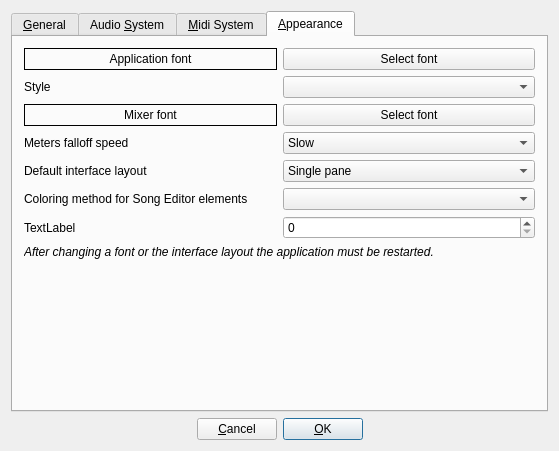
<?xml version="1.0" encoding="UTF-8"?>
<ui version="4.0">
 <class>PreferencesDialog_UI</class>
 <widget class="QDialog" name="PreferencesDialog_UI">
  <property name="geometry">
   <rect>
    <x>0</x>
    <y>0</y>
    <width>559</width>
    <height>451</height>
   </rect>
  </property>
  <property name="windowTitle">
   <string>Form1</string>
  </property>
  <layout class="QVBoxLayout" name="verticalLayout_4">
   <item>
    <widget class="QTabWidget" name="TabWidget2">
     <property name="sizePolicy">
      <sizepolicy hsizetype="Expanding" vsizetype="Expanding">
       <horstretch>0</horstretch>
       <verstretch>0</verstretch>
      </sizepolicy>
     </property>
     <property name="toolTip">
      <string/>
     </property>
     <property name="tabShape">
      <enum>QTabWidget::Rounded</enum>
     </property>
     <property name="currentIndex">
      <number>3</number>
     </property>
     <widget class="QWidget" name="tab_1">
      <attribute name="title">
       <string>&amp;General</string>
      </attribute>
      <layout class="QVBoxLayout" name="verticalLayout_3">
       <item>
        <widget class="QCheckBox" name="restoreLastUsedSongCheckbox">
         <property name="minimumSize">
          <size>
           <width>0</width>
           <height>22</height>
          </size>
         </property>
         <property name="text">
          <string>&amp;Reopen last used song</string>
         </property>
         <property name="shortcut">
          <string>Alt+R</string>
         </property>
        </widget>
       </item>
       <item>
        <widget class="QCheckBox" name="restoreLastUsedPlaylistCheckbox">
         <property name="minimumSize">
          <size>
           <width>0</width>
           <height>22</height>
          </size>
         </property>
         <property name="text">
          <string>&amp;Reopen last used playlist</string>
         </property>
         <property name="shortcut">
          <string>Alt+R</string>
         </property>
        </widget>
       </item>
       <item>
        <widget class="QCheckBox" name="useRelativePlaylistPathsCheckbox">
         <property name="text">
          <string>Use relative paths for playlist</string>
         </property>
        </widget>
       </item>
       <item>
        <widget class="QCheckBox" name="useLashCheckbox">
         <property name="text">
          <string>Use lash</string>
         </property>
        </widget>
       </item>
       <item>
        <spacer name="verticalSpacer_3">
         <property name="orientation">
          <enum>Qt::Vertical</enum>
         </property>
         <property name="sizeHint" stdset="0">
          <size>
           <width>20</width>
           <height>114</height>
          </size>
         </property>
        </spacer>
       </item>
       <item>
        <layout class="QFormLayout" name="formLayout">
         <item row="0" column="0">
          <widget class="QSpinBox" name="sBcountOffset">
           <property name="toolTip">
            <string>first step, adjust timing mismatch between controller/keyboard trigger latency and computed bpm</string>
           </property>
           <property name="minimum">
            <number>-200</number>
           </property>
           <property name="maximum">
            <number>200</number>
           </property>
          </widget>
         </item>
         <item row="0" column="1">
          <widget class="QLabel" name="bClabel_2">
           <property name="text">
            <string>Beat counter drift compensation in 1/10 ms   </string>
           </property>
          </widget>
         </item>
         <item row="1" column="0">
          <widget class="QSpinBox" name="sBstartOffset">
           <property name="toolTip">
            <string>second step, adjust offset between last controller/keybord trigger and the deferred sequencer startup </string>
           </property>
           <property name="minimum">
            <number>-500</number>
           </property>
           <property name="maximum">
            <number>500</number>
           </property>
          </widget>
         </item>
         <item row="1" column="1">
          <widget class="QLabel" name="label">
           <property name="text">
            <string>Beat counter start offset in ms    </string>
           </property>
          </widget>
         </item>
         <item row="2" column="0">
          <widget class="QSpinBox" name="sBmaxBars">
           <property name="toolTip">
            <string>second step, adjust offset between last controller/keybord trigger and the deferred sequencer startup </string>
           </property>
           <property name="minimum">
            <number>1</number>
           </property>
           <property name="maximum">
            <number>800</number>
           </property>
          </widget>
         </item>
         <item row="2" column="1">
          <widget class="QLabel" name="label_3">
           <property name="text">
            <string>Maximum number of bars</string>
           </property>
          </widget>
         </item>
        </layout>
       </item>
       <item>
        <layout class="QGridLayout" name="gridLayout">
         <item row="0" column="0" colspan="2">
          <widget class="QLabel" name="pathToRubberbandExLable">
           <property name="text">
            <string>Path to the Rubberband command-line utility</string>
           </property>
          </widget>
         </item>
         <item row="1" column="1">
          <spacer name="horizontalSpacer">
           <property name="orientation">
            <enum>Qt::Horizontal</enum>
           </property>
           <property name="sizeHint" stdset="0">
            <size>
             <width>40</width>
             <height>20</height>
            </size>
           </property>
          </spacer>
         </item>
         <item row="1" column="0">
          <widget class="QLineEdit" name="rubberbandLineEdit">
           <property name="minimumSize">
            <size>
             <width>181</width>
             <height>0</height>
            </size>
           </property>
          </widget>
         </item>
        </layout>
       </item>
      </layout>
     </widget>
     <widget class="QWidget" name="tab_2">
      <attribute name="title">
       <string>Audio &amp;System</string>
      </attribute>
      <layout class="QHBoxLayout" name="horizontalLayout_7">
       <item>
        <layout class="QVBoxLayout" name="verticalLayout">
         <item>
          <layout class="QHBoxLayout" name="horizontalLayout">
           <item>
            <widget class="QComboBox" name="driverComboBox"/>
           </item>
           <item>
            <widget class="QPushButton" name="restartDriverBtn">
             <property name="text">
              <string>Restart output</string>
             </property>
            </widget>
           </item>
          </layout>
         </item>
         <item>
          <layout class="QGridLayout">
           <item row="1" column="1">
            <widget class="QSpinBox" name="bufferSizeSpinBox">
             <property name="minimumSize">
              <size>
               <width>0</width>
               <height>22</height>
              </size>
             </property>
             <property name="minimum">
              <number>100</number>
             </property>
             <property name="maximum">
              <number>5000</number>
             </property>
             <property name="singleStep">
              <number>100</number>
             </property>
             <property name="value">
              <number>1024</number>
             </property>
            </widget>
           </item>
           <item row="2" column="0">
            <widget class="QLabel" name="sampleRateLbl">
             <property name="minimumSize">
              <size>
               <width>0</width>
               <height>22</height>
              </size>
             </property>
             <property name="text">
              <string>Sample rate</string>
             </property>
            </widget>
           </item>
           <item row="0" column="0">
            <widget class="QLabel" name="audioDeviceLbl">
             <property name="text">
              <string>Device</string>
             </property>
            </widget>
           </item>
           <item row="1" column="0">
            <widget class="QLabel" name="buffer_sizeLbl">
             <property name="minimumSize">
              <size>
               <width>0</width>
               <height>22</height>
              </size>
             </property>
             <property name="text">
              <string>Buffer size</string>
             </property>
            </widget>
           </item>
           <item row="0" column="1">
            <widget class="QLineEdit" name="m_pAudioDeviceTxt">
             <property name="sizePolicy">
              <sizepolicy hsizetype="Minimum" vsizetype="Fixed">
               <horstretch>0</horstretch>
               <verstretch>0</verstretch>
              </sizepolicy>
             </property>
            </widget>
           </item>
           <item row="2" column="1">
            <widget class="QComboBox" name="sampleRateComboBox">
             <property name="currentIndex">
              <number>0</number>
             </property>
             <item>
              <property name="text">
               <string>44100</string>
              </property>
             </item>
             <item>
              <property name="text">
               <string>48000</string>
              </property>
             </item>
             <item>
              <property name="text">
               <string>88200</string>
              </property>
             </item>
             <item>
              <property name="text">
               <string>96000</string>
              </property>
             </item>
            </widget>
           </item>
           <item row="3" column="1">
            <widget class="QComboBox" name="trackOutputComboBox">
             <property name="currentIndex">
              <number>0</number>
             </property>
             <item>
              <property name="text">
               <string>Post-Fader</string>
              </property>
             </item>
             <item>
              <property name="text">
               <string>Pre-Fader</string>
              </property>
             </item>
            </widget>
           </item>
           <item row="3" column="0">
            <widget class="QLabel" name="trackOutLbl">
             <property name="minimumSize">
              <size>
               <width>0</width>
               <height>22</height>
              </size>
             </property>
             <property name="text">
              <string>Track output</string>
             </property>
            </widget>
           </item>
          </layout>
         </item>
         <item>
          <layout class="QVBoxLayout">
           <property name="spacing">
            <number>6</number>
           </property>
           <item>
            <widget class="QCheckBox" name="connectDefaultsCheckBox">
             <property name="text">
              <string>Connect to &amp;Default Output Pair</string>
             </property>
             <property name="shortcut">
              <string>Alt+D</string>
             </property>
            </widget>
           </item>
           <item>
            <widget class="QCheckBox" name="trackOutsCheckBox">
             <property name="text">
              <string>create per-instrument outputs</string>
             </property>
             <property name="shortcut">
              <string>Alt+D</string>
             </property>
            </widget>
           </item>
          </layout>
         </item>
         <item>
          <spacer name="verticalSpacer">
           <property name="orientation">
            <enum>Qt::Vertical</enum>
           </property>
           <property name="sizeHint" stdset="0">
            <size>
             <width>331</width>
             <height>13</height>
            </size>
           </property>
          </spacer>
         </item>
         <item>
          <layout class="QGridLayout">
           <item row="0" column="1">
            <widget class="QSpinBox" name="maxVoicesTxt">
             <property name="minimumSize">
              <size>
               <width>0</width>
               <height>22</height>
              </size>
             </property>
             <property name="minimum">
              <number>1</number>
             </property>
             <property name="maximum">
              <number>512</number>
             </property>
            </widget>
           </item>
           <item row="1" column="1">
            <widget class="QSpinBox" name="metronomeVolumeSpinBox">
             <property name="enabled">
              <bool>false</bool>
             </property>
             <property name="minimumSize">
              <size>
               <width>0</width>
               <height>22</height>
              </size>
             </property>
             <property name="minimum">
              <number>1</number>
             </property>
             <property name="maximum">
              <number>100</number>
             </property>
            </widget>
           </item>
           <item row="1" column="0">
            <widget class="QLabel" name="TextLabel1_4">
             <property name="minimumSize">
              <size>
               <width>0</width>
               <height>22</height>
              </size>
             </property>
             <property name="text">
              <string>Metronome volume</string>
             </property>
            </widget>
           </item>
           <item row="0" column="0">
            <widget class="QLabel" name="textLabel3_3">
             <property name="text">
              <string>Polyphony</string>
             </property>
            </widget>
           </item>
          </layout>
         </item>
         <item>
          <layout class="QHBoxLayout" name="horizontalLayout_3">
           <item>
            <widget class="QLabel" name="resapelingLbl">
             <property name="text">
              <string>Interpolate resampling</string>
             </property>
            </widget>
           </item>
           <item>
            <widget class="QComboBox" name="resampleComboBox">
             <item>
              <property name="text">
               <string>Linear</string>
              </property>
             </item>
             <item>
              <property name="text">
               <string>Cosine</string>
              </property>
             </item>
             <item>
              <property name="text">
               <string>Third</string>
              </property>
             </item>
             <item>
              <property name="text">
               <string>Cubic</string>
              </property>
             </item>
             <item>
              <property name="text">
               <string>Hermite</string>
              </property>
             </item>
            </widget>
           </item>
          </layout>
         </item>
         <item>
          <spacer name="verticalSpacer_2">
           <property name="orientation">
            <enum>Qt::Vertical</enum>
           </property>
           <property name="sizeHint" stdset="0">
            <size>
             <width>331</width>
             <height>13</height>
            </size>
           </property>
          </spacer>
         </item>
        </layout>
       </item>
       <item>
        <widget class="QGroupBox" name="groupBox">
         <property name="title">
          <string>Audio output details</string>
         </property>
         <layout class="QVBoxLayout">
          <item>
           <widget class="QLabel" name="driverInfoLbl">
            <property name="text">
             <string>###</string>
            </property>
            <property name="alignment">
             <set>Qt::AlignTop</set>
            </property>
            <property name="wordWrap">
             <bool>true</bool>
            </property>
           </widget>
          </item>
         </layout>
        </widget>
       </item>
      </layout>
     </widget>
     <widget class="QWidget" name="tab_3">
      <attribute name="title">
       <string>&amp;Midi System</string>
      </attribute>
      <layout class="QVBoxLayout" name="verticalLayout_5">
       <item>
        <layout class="QVBoxLayout" name="verticalLayout_2">
         <item>
          <layout class="QHBoxLayout" name="horizontalLayout_2">
           <item>
            <widget class="QLabel" name="textLabel1_5">
             <property name="text">
              <string>Midi driver</string>
             </property>
            </widget>
           </item>
           <item>
            <widget class="QComboBox" name="m_pMidiDriverComboBox"/>
           </item>
          </layout>
         </item>
         <item>
          <layout class="QHBoxLayout" name="horizontalLayout_6">
           <item>
            <widget class="QLabel" name="textLabel1_3_2">
             <property name="minimumSize">
              <size>
               <width>0</width>
               <height>22</height>
              </size>
             </property>
             <property name="text">
              <string>Input</string>
             </property>
            </widget>
           </item>
           <item>
            <widget class="QComboBox" name="midiPortComboBox"/>
           </item>
          </layout>
         </item>
         <item>
          <layout class="QHBoxLayout" name="horizontalLayout_5">
           <item>
            <widget class="QLabel" name="textLabel1_3">
             <property name="minimumSize">
              <size>
               <width>0</width>
               <height>22</height>
              </size>
             </property>
             <property name="text">
              <string>Channel</string>
             </property>
            </widget>
           </item>
           <item>
            <widget class="QComboBox" name="midiPortChannelComboBox">
             <property name="minimumSize">
              <size>
               <width>0</width>
               <height>22</height>
              </size>
             </property>
             <item>
              <property name="text">
               <string>All</string>
              </property>
             </item>
             <item>
              <property name="text">
               <string>1</string>
              </property>
             </item>
             <item>
              <property name="text">
               <string>2</string>
              </property>
             </item>
             <item>
              <property name="text">
               <string>3</string>
              </property>
             </item>
             <item>
              <property name="text">
               <string>4</string>
              </property>
             </item>
             <item>
              <property name="text">
               <string>5</string>
              </property>
             </item>
             <item>
              <property name="text">
               <string>6</string>
              </property>
             </item>
             <item>
              <property name="text">
               <string>7</string>
              </property>
             </item>
             <item>
              <property name="text">
               <string>8</string>
              </property>
             </item>
             <item>
              <property name="text">
               <string>9</string>
              </property>
             </item>
             <item>
              <property name="text">
               <string>10</string>
              </property>
             </item>
             <item>
              <property name="text">
               <string>11</string>
              </property>
             </item>
             <item>
              <property name="text">
               <string>12</string>
              </property>
             </item>
             <item>
              <property name="text">
               <string>13</string>
              </property>
             </item>
             <item>
              <property name="text">
               <string>14</string>
              </property>
             </item>
             <item>
              <property name="text">
               <string>15</string>
              </property>
             </item>
             <item>
              <property name="text">
               <string>16</string>
              </property>
             </item>
            </widget>
           </item>
          </layout>
         </item>
         <item>
          <layout class="QHBoxLayout" name="horizontalLayout_4">
           <item>
            <widget class="QCheckBox" name="m_pIgnoreNoteOffCheckBox">
             <property name="text">
              <string>Ignore note-off</string>
             </property>
            </widget>
           </item>
          </layout>
         </item>
         <item>
          <layout class="QHBoxLayout" name="horizontalLayout_8">
           <item>
            <widget class="QCheckBox" name="m_pFixedMapping">
             <property name="text">
              <string>Use output note as input note</string>
             </property>
            </widget>
           </item>
          </layout>
         </item>
        </layout>
       </item>
       <item>
        <widget class="MidiTable" name="midiTable"/>
       </item>
      </layout>
     </widget>
     <widget class="QWidget" name="tab_4">
      <attribute name="title">
       <string>&amp;Appearance</string>
      </attribute>
      <layout class="QVBoxLayout" name="verticalLayout_6">
       <item>
        <layout class="QGridLayout">
         <item row="0" column="0">
          <widget class="QLabel" name="applicationFontLbl">
           <property name="minimumSize">
            <size>
             <width>0</width>
             <height>22</height>
            </size>
           </property>
           <property name="frameShape">
            <enum>QFrame::Box</enum>
           </property>
           <property name="text">
            <string>Application font</string>
           </property>
           <property name="alignment">
            <set>Qt::AlignCenter</set>
           </property>
          </widget>
         </item>
         <item row="1" column="0">
          <widget class="QLabel" name="textLabel1_4">
           <property name="text">
            <string>Style</string>
           </property>
          </widget>
         </item>
         <item row="1" column="1">
          <widget class="QComboBox" name="styleComboBox"/>
         </item>
         <item row="0" column="1">
          <widget class="QPushButton" name="selectApplicationFontBtn">
           <property name="minimumSize">
            <size>
             <width>0</width>
             <height>22</height>
            </size>
           </property>
           <property name="text">
            <string>Select font</string>
           </property>
          </widget>
         </item>
        </layout>
       </item>
       <item>
        <layout class="QGridLayout">
         <item row="0" column="1">
          <widget class="QPushButton" name="selectMixerFontBtn">
           <property name="minimumSize">
            <size>
             <width>0</width>
             <height>22</height>
            </size>
           </property>
           <property name="text">
            <string>Select font</string>
           </property>
          </widget>
         </item>
         <item row="1" column="0">
          <widget class="QLabel" name="textLabel1">
           <property name="minimumSize">
            <size>
             <width>0</width>
             <height>22</height>
            </size>
           </property>
           <property name="text">
            <string>Meters falloff speed</string>
           </property>
          </widget>
         </item>
         <item row="1" column="1">
          <widget class="QComboBox" name="mixerFalloffComboBox">
           <property name="minimumSize">
            <size>
             <width>0</width>
             <height>22</height>
            </size>
           </property>
           <item>
            <property name="text">
             <string>Slow</string>
            </property>
           </item>
           <item>
            <property name="text">
             <string>Normal</string>
            </property>
           </item>
           <item>
            <property name="text">
             <string>Fast</string>
            </property>
           </item>
          </widget>
         </item>
         <item row="0" column="0">
          <widget class="QLabel" name="mixerFontLbl">
           <property name="minimumSize">
            <size>
             <width>0</width>
             <height>22</height>
            </size>
           </property>
           <property name="frameShape">
            <enum>QFrame::Box</enum>
           </property>
           <property name="midLineWidth">
            <number>0</number>
           </property>
           <property name="text">
            <string>Mixer font</string>
           </property>
           <property name="alignment">
            <set>Qt::AlignCenter</set>
           </property>
           <property name="margin">
            <number>0</number>
           </property>
          </widget>
         </item>
        </layout>
       </item>
       <item>
        <layout class="QGridLayout" name="_2">
         <item row="0" column="0">
          <widget class="QLabel" name="mixerFontLbl_2">
           <property name="minimumSize">
            <size>
             <width>0</width>
             <height>22</height>
            </size>
           </property>
           <property name="frameShape">
            <enum>QFrame::Box</enum>
           </property>
           <property name="lineWidth">
            <number>0</number>
           </property>
           <property name="midLineWidth">
            <number>0</number>
           </property>
           <property name="text">
            <string>Default interface layout</string>
           </property>
           <property name="alignment">
            <set>Qt::AlignLeading|Qt::AlignLeft|Qt::AlignVCenter</set>
           </property>
           <property name="margin">
            <number>0</number>
           </property>
          </widget>
         </item>
         <item row="0" column="1">
          <widget class="QComboBox" name="uiLayoutComboBox">
           <property name="minimumSize">
            <size>
             <width>0</width>
             <height>22</height>
            </size>
           </property>
           <item>
            <property name="text">
             <string>Single pane</string>
            </property>
           </item>
           <item>
            <property name="text">
             <string>Tabbed</string>
            </property>
           </item>
          </widget>
         </item>
        </layout>
       </item>
       <item>
        <layout class="QGridLayout" name="gridLayout_2">
         <item row="2" column="0">
          <widget class="QLabel" name="coloringMethodAuxLabel">
           <property name="text">
            <string>TextLabel</string>
           </property>
          </widget>
         </item>
         <item row="0" column="1">
          <widget class="QComboBox" name="coloringMethodCombo"/>
         </item>
         <item row="0" column="0">
          <widget class="QLabel" name="label_2">
           <property name="text">
            <string>Coloring method for Song Editor elements</string>
           </property>
          </widget>
         </item>
         <item row="2" column="1">
          <widget class="QSpinBox" name="coloringMethodAuxSpinBox"/>
         </item>
        </layout>
       </item>
       <item>
        <widget class="QLabel" name="textLabel3">
         <property name="text">
          <string>&lt;html&gt;&lt;head/&gt;&lt;body&gt;&lt;p&gt;&lt;span style=&quot; font-style:italic;&quot;&gt;After changing a font or the interface layout the application must be restarted.&lt;/span&gt;&lt;/p&gt;&lt;/body&gt;&lt;/html&gt;</string>
         </property>
         <property name="wordWrap">
          <bool>true</bool>
         </property>
        </widget>
       </item>
       <item>
        <spacer name="verticalSpacer_4">
         <property name="orientation">
          <enum>Qt::Vertical</enum>
         </property>
         <property name="sizeHint" stdset="0">
          <size>
           <width>20</width>
           <height>169</height>
          </size>
         </property>
        </spacer>
       </item>
      </layout>
     </widget>
    </widget>
   </item>
   <item>
    <layout class="QHBoxLayout">
     <item>
      <spacer>
       <property name="orientation">
        <enum>Qt::Horizontal</enum>
       </property>
       <property name="sizeType">
        <enum>QSizePolicy::Expanding</enum>
       </property>
       <property name="sizeHint" stdset="0">
        <size>
         <width>184</width>
         <height>16</height>
        </size>
       </property>
      </spacer>
     </item>
     <item>
      <widget class="QPushButton" name="cancelBtn">
       <property name="sizePolicy">
        <sizepolicy hsizetype="Preferred" vsizetype="Preferred">
         <horstretch>0</horstretch>
         <verstretch>0</verstretch>
        </sizepolicy>
       </property>
       <property name="minimumSize">
        <size>
         <width>0</width>
         <height>22</height>
        </size>
       </property>
       <property name="text">
        <string>&amp;Cancel</string>
       </property>
       <property name="shortcut">
        <string>Alt+C</string>
       </property>
      </widget>
     </item>
     <item>
      <widget class="QPushButton" name="okBtn">
       <property name="sizePolicy">
        <sizepolicy hsizetype="Preferred" vsizetype="Preferred">
         <horstretch>0</horstretch>
         <verstretch>0</verstretch>
        </sizepolicy>
       </property>
       <property name="minimumSize">
        <size>
         <width>0</width>
         <height>22</height>
        </size>
       </property>
       <property name="text">
        <string>&amp;OK</string>
       </property>
       <property name="shortcut">
        <string>Alt+O</string>
       </property>
       <property name="default">
        <bool>true</bool>
       </property>
       <property name="flat">
        <bool>false</bool>
       </property>
      </widget>
     </item>
     <item>
      <spacer>
       <property name="orientation">
        <enum>Qt::Horizontal</enum>
       </property>
       <property name="sizeType">
        <enum>QSizePolicy::Expanding</enum>
       </property>
       <property name="sizeHint" stdset="0">
        <size>
         <width>183</width>
         <height>16</height>
        </size>
       </property>
      </spacer>
     </item>
    </layout>
   </item>
  </layout>
 </widget>
 <layoutdefault spacing="6" margin="11"/>
 <customwidgets>
  <customwidget>
   <class>MidiTable</class>
   <extends>QTableWidget</extends>
   <header location="global">../src/widgets/MidiTable.h</header>
  </customwidget>
 </customwidgets>
 <resources/>
 <connections/>
</ui>
